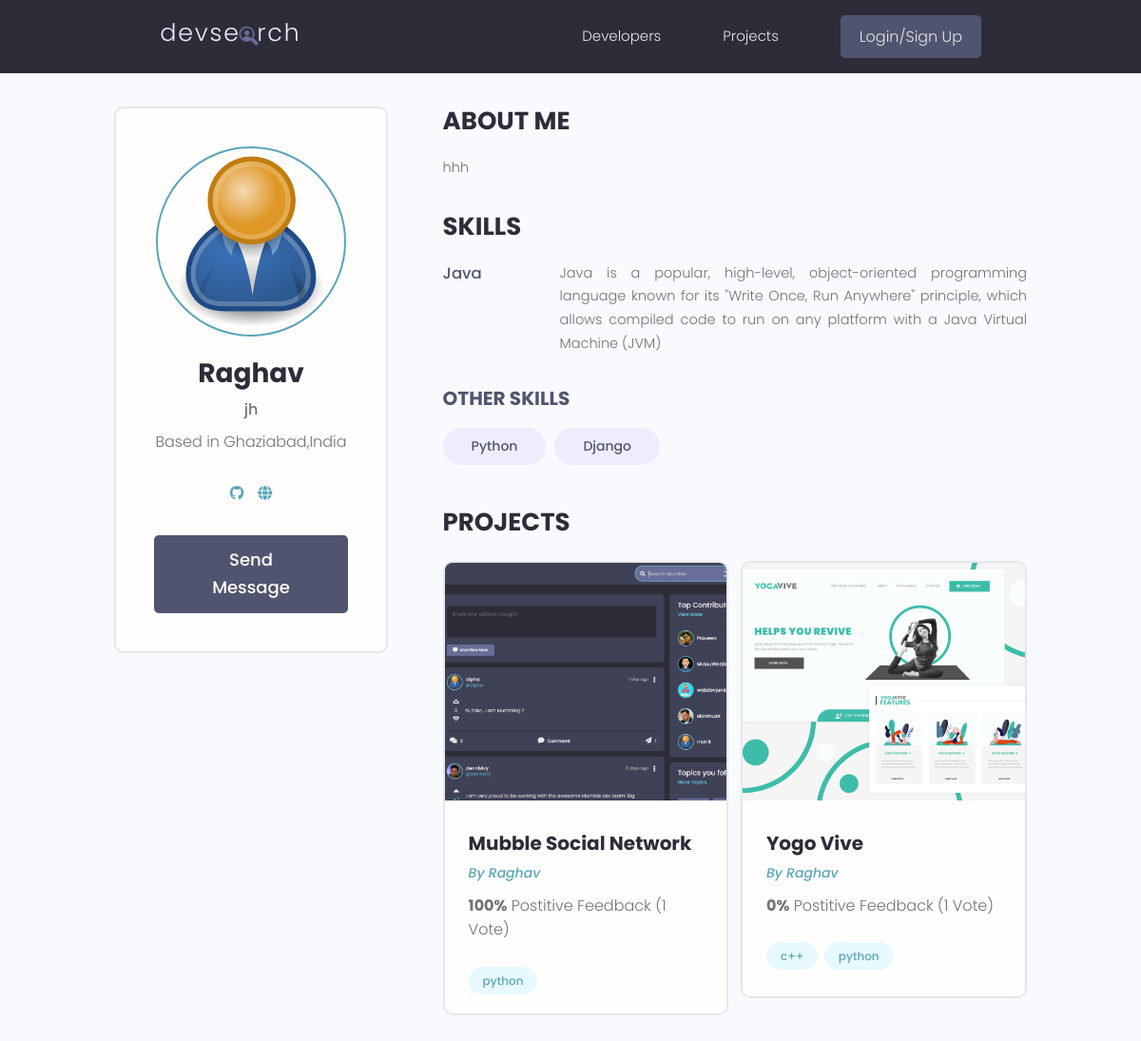
The page /profile/6236637e-2d86-4c2e-a0e5-154c55d89ea3/ on the database its author committed.
### users/models.py (models this page shows, shortened)
class Profile(models.Model):
    user=models.OneToOneField(User,on_delete=models.CASCADE,null=True,blank=True)
    name=models.CharField(max_length=200,blank=True,null=True)
    email=models.EmailField(max_length=500,blank=True,null=True)
    user_name=models.CharField(max_length=200,blank=True,null=True)
    location=models.CharField(max_length=200,blank=True,null=True)
    short_intro=models.CharField(max_length=200,blank=True,null=True)
    bio=models.TextField(blank=True,null=True)
    profile_image=models.ImageField(null=True,blank=True,upload_to='profiles/',default="profiles/user-default.png")
    social_github=models.CharField(max_length=200,blank=True,null=True)
    social_twitter=models.CharField(max_length=200,blank=True,null=True)
    social_linkedin=models.CharField(max_length=200,blank=True,null=True)
    social_youtube=models.CharField(max_length=200,blank=True,null=True)
    social_website=models.CharField(max_length=200,blank=True,null=True)
    created=models.DateTimeField(auto_created=True,null=True,blank=True)
    id=models.UUIDField(default=uuid.uuid4,unique=True,primary_key=True,editable=False)

class Skill(models.Model):
    owner = models.ForeignKey(
        Profile,on_delete=models.CASCADE,null=True,blank=True)
    name= models.CharField(max_length=200,blank=True,null=True)
    description = models.TextField(null=True,blank=True)
    created=models.DateTimeField(auto_created=True,null=True,blank=True)
    id=models.UUIDField(default=uuid.uuid4,unique=True,primary_key=True,editable=False)
    def __str__(self):
        return str(self.name)

### projects/models.py (models this page shows, shortened)
class Project(models.Model):
    owner=models.ForeignKey(Profile,on_delete=models.CASCADE,null=True,blank=True)
    title=models.CharField(max_length=200)
    description=models.TextField(null=True,blank=True)
    featured_image=models.ImageField(
        null=True,blank=True,default="default.jpg")
    demo_link=models.CharField(max_length=2000,null=True,blank=True)
    source_link=models.CharField(max_length=2000,null=True,blank=True)
    tags=models.ManyToManyField('Tag',blank=True)
    vote_total=models.IntegerField(default=0,null=True,blank=True)
    vote_ratio=models.IntegerField(default=0,null=True,blank=True)
    created=models.DateTimeField(auto_now_add=True)
    id=models.UUIDField(default=uuid.uuid4,unique=True,primary_key=True,editable=False)
    class Meta:
        ordering=['-vote_ratio','vote_total','title']

class Tag(models.Model):
    name=models.CharField(max_length=200)
    created=models.DateTimeField(auto_now_add=True)
    id=models.UUIDField(default=uuid.uuid4,unique=True,primary_key=True,editable=False)
    def __str__(self):
        return self.name

### users/views.py (the view)
# urls.py: path('profile/<str:pk>/',views.userProfile,name="user-profile"),
def userProfile(request,pk):
    profile=Profile.objects.get(id=pk)
    topSkills= profile.skill_set.exclude(description__exact="")
    otherSkills= profile.skill_set.filter(description="")
    context={'profile':profile,'topSkills':topSkills,'otherSkills':otherSkills}
    return render(request,'users/user-profile.html',context)

### users/templates/users/user-profile.html (shortened to what this page needs)
{% extends 'main.html' %}
{% block content %}
  <main class="profile my-md">
    <div class="container">
      <div class="layout">
        <div class="column column--1of3">
          <div class="card text-center">
            <div class="card__body dev">
              <img class="avatar avatar--xl" src="{{ profile.profile_image.url }}" />
              <h2 class="dev__name">{{profile.name}}</h2>
              <p class="dev__title">{{profile.short_intro}}</p>
              <p class="dev__location">Based in {{profile.location}}</p>
              <ul class="dev__social">
                {% if profile.social_github %}
                <li>
                  <a title="Github" href="{{profile.social_github}}" target="_blank"><i class="fa-brands fa-github"></i></a>
                </li>
                {% endif %}
                {% if profile.social_website %}
                <li>
                  <a title="Personal Website" href="{{profile.social_website}}" target="_blank"><i class="fa-solid fa-globe"></i></a>
                </li>
                {% endif %}
              </ul>
              {% if request.user.profile.id != profile.id %}
              <a href="{% url 'create-message' profile.id %}" class="btn btn--sub btn--lg">Send Message </a>
              {% endif %}
            </div>
          </div>
        </div>
        <div class="column column--2of3">
          <div class="devInfo">
            <h3 class="devInfo__title">About Me</h3>
            <p class="devInfo__about">
              {{profile.bio}}
            </p>
          </div>
          <div class="devInfo">
            <h3 class="devInfo__title">Skills</h3>
            <div class="devInfo__skills">
              {% for skill in topSkills %}
              <div class="devSkill">
                <h4 class="devSkill__title">{{skill.name}}</h4>
                <p class="devSkill__info">
                {{skill.description}}
                </p>
              </div>
              {% endfor %}
              <h3 class="devInfo__subtitle">Other Skills</h3>
              <div class="devInfo__otherSkills">
                {% for skill in otherSkills %}
                <span class="tag tag--pill tag--sub tag--lg">
                  <small>{{skill}}</small>
                </span>
                {% endfor%}
              </div>
            </div>
          </div>
          <div class="devInfo">
            <h3 class="devInfo__title">Projects</h3>
            <div class="grid grid--two">
              {% for project in profile.project_set.all %}
              <div class="column">
                <div class="card project">
                  <a href="{% url 'project' project.id %}" class="project">
                    <img class="project__thumbnail" src="{{project.featured_image.url}}" alt="project thumbnail" />
                    <div class="card__body">
                      <h3 class="project__title">{{project.title}}</h3>
                      <p><a class="project__author" href="{%url 'user-profile' project.owner.id%}">By {{project.owner.name}}</a></p>
                      <p class="project--rating">
                        <span style="font-weight: bold;">{{project.vote_ratio}}%</span> Postitive
                        Feedback ({{project.vote_total}} Vote{{project.vote_total|pluralize:"s"}})
                      </p>
                      <div class="project__tags">
                        {% for tag in project.tags.all %}
                        <span class="tag tag--pill tag--main">
                          <small>{{tag}}</small>
                        </span>
                        {% endfor %}
                      </div>
                    </div>
                  </a>
                </div>
              </div>
              {% endfor %}
            </div>
          </div>
        </div>
      </div>
    </div>
  </main>
{% endblock content %}

### static/styles/app.css (style rules this page uses)
:root { --color-sub: #2d2d39; }
.btn--sub { background-color: var(--color-sub-light); }
.card { border: 2px solid var(--color-light); }
img { width: 100%; }
.profile .card > .dev { padding: 4rem; }
.dev__name { color: var(--color-sub); font-size: 2.8rem; font-weight: 700; margin-top: 1rem; margin-bottom: 0.5rem; }
.dev__title { font-size: 1.6rem; font-weight: 500; line-height: 1.3; }
.dev__location { margin-top: 1rem; }
.dev__social { margin: 3rem 0; list-style: none; display: flex; justify-content: center; gap: 1.5rem; }
.devInfo { margin-bottom: 3rem; }
.devInfo__title, .devInfo__subtitle { font-size: 2.6rem; color: var(--color-sub); text-transform: uppercase; font-weight: 700; margin-bottom: 1.5rem; }
.devInfo__subtitle { font-size: 2rem; color: var(--color-sub-light); }
.devInfo__about, .devSkill__info { font-size: 1.45rem; line-height: 1.7; text-align: justify; }
.devSkill { margin-bottom: 3rem; }
.devSkill__title { font-size: 1.65rem; font-weight: 500; color: var(--color-sub-light); }
@media screen and (min-width: 700px) { .devSkill { display: flex; justify-content: space-between; gap: 3rem; } }
@media screen and (min-width: 700px) { .devSkill__info { flex-basis: 80%; } }
.project__author { font-size: 1.4rem; font-style: italic; }
.project--rating { margin-bottom: 1.6em; margin-top: .5em; }
.project__thumbnail { height: 25rem; object-fit: cover; object-position: top center; }
.project__title { font-size: 2rem; font-weight: 700; color: var(--color-sub); }

### static/uikit/styles/modules/_variables.css (style rules this page uses)
:root { --color-main: #5aa5b9; --color-main-light: #e6faff; --color-sub: #3f4156; --color-sub-light: #51546e; --color-sub-lighter: #ededfd; --color-text: #737373; --color-gray: #8b8b8b; --color-light: #e5e7eb; --color-light-gray: #767676; --color-bg: #f8fafd; --color-white: #fffefd; --color-white-light: #f3f3f3; --color-success: #359e64; --color-success-bg: #def8e8; --color-error: #fc4b0b; --color-error-bg: #fff2ee; --font-base: 'Poppins', arial, helvetica, 'Segoe UI', roboto, ubuntu, sans-serif; --font-monospace: 'Fira Code', 'Courier New', courier, monospace; --font-regular: 300; --font-medium: 500; --font-bold: 700; --generic-shadow: 1px 1px 5px #00000010; --generic-transition: all 0.3s ease-in-out; }

### static/uikit/styles/modules/_base.css (style rules this page uses)
* { margin: 0; padding: 0; box-sizing: border-box; text-rendering: optimizeLegibility; color: inherit; font-size: inherit; }
html { font-size: 50%; }
@media only screen and (min-width: 480px) { html { font-size: 56.25%; } }
@media only screen and (min-width: 1200px) { html { font-size: 62.5%; } }
body { line-height: 1.6; font-weight: 400; font-size: 1.5rem; color: var(--color-text); background-color: var(--color-bg); min-height: 100vh; }

### static/uikit/styles/modules/_typography.css (style rules this page uses)
* { font-family: var(--font-base); }
h2 { font-size: 3.6rem; font-weight: var(--font-bold); }
h3 { font-size: 3.2rem; font-weight: var(--font-medium); }
h4 { font-size: 2.8rem; font-weight: var(--font-medium); }
p, span, strong { font-size: 1.6rem; color: var(--color-text); font-weight: var(--font-regular); }
a { padding-bottom: 2px; text-decoration: none; display: inline-block; color: var(--color-main); font-weight: var(--font-medium); }

### static/uikit/styles/modules/_utilities.css (style rules this page uses)
.container { width: 92%; max-width: 165rem; margin: 0 auto; box-sizing: border-box; }
@media screen and (min-width: 1000px) { .container { width: 90%; } }
@media screen and (min-width: 1200px) { .container { width: 80%; } }
.text-center { text-align: center; }
.my-md { margin: 3rem auto; }

### static/uikit/styles/modules/_avatar.css (style rules this page uses)
.avatar { border-radius: 50%; border: 2px solid var(--color-main); object-fit: cover; }
.avatar--xl { height: 20rem; width: 20rem; }

### static/uikit/styles/modules/_button.css (style rules this page uses)
.btn { display: inline-block; position: relative; cursor: pointer; background-color: var(--color-light); font-weight: var(--font-medium); color: var(--color-sub); text-decoration: none; padding: 1rem 2rem; border-radius: 0.5rem; border: none; width: -webkit-fit-content; width: -moz-fit-content; width: fit-content; height: -webkit-fit-content; height: -moz-fit-content; height: fit-content; font-size: 1.6rem; outline-width: 0; outline-color: transparent; -webkit-backface-visibility: hidden; backface-visibility: hidden; transition: all 0.3s ease-in-out; }
.btn--sub { background-color: var(--color-sub); color: var(--color-white); }
.btn--lg { font-size: 1.8rem; padding: 1.2rem 4.5rem; }

### static/uikit/styles/modules/_card.css (style rules this page uses)
.card { border-radius: 1rem; background-color: var(--color-white); border: 1.5px solid var(--color-light); width: auto; height: auto; margin-top: 0.5rem; margin-bottom: 0.5rem; overflow: hidden; }
.card__body, .card__header { padding: 2rem 2.5rem; }

### rows shown on the page
Profile: profile_image (placeholder picture), name "Raghav", short_intro "jh", location "Ghaziabad,India", bio "hhh"
Skill: name "Java", description "Java is a popular, high-level, object-oriented programming language known for its \"Write Once, Run Anywhere\" principle, which allows compiled code to run on any platform with a Java Virtual Machine (JVM)"
Skill: name "Python"
Skill: name "Django"
Project: featured_image (picture), title "Mubble Social Network", owner.name "Raghav", vote_ratio "100", vote_total "1"
Tag: name "python"
Project: featured_image (picture), title "Yogo Vive", owner.name "Raghav", vote_ratio "0", vote_total "1"
Tag: name "c++"
